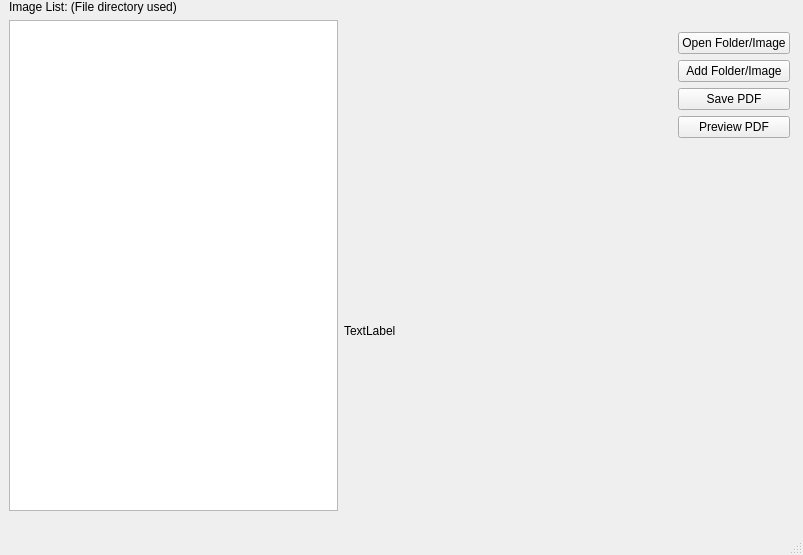
<?xml version="1.0" encoding="UTF-8"?>
<ui version="4.0">
 <class>MainWindow</class>
 <widget class="QMainWindow" name="MainWindow">
  <property name="geometry">
   <rect>
    <x>0</x>
    <y>0</y>
    <width>803</width>
    <height>555</height>
   </rect>
  </property>
  <property name="windowTitle">
   <string>MainWindow</string>
  </property>
  <widget class="QWidget" name="centralwidget">
   <widget class="QWidget" name="gridLayoutWidget">
    <property name="geometry">
     <rect>
      <x>9</x>
      <y>0</y>
      <width>781</width>
      <height>511</height>
     </rect>
    </property>
    <layout class="QGridLayout" name="gridLayout">
     <item row="1" column="0" rowspan="8">
      <widget class="QListView" name="ImagesList"/>
     </item>
     <item row="6" column="2">
      <widget class="QPushButton" name="pushButton_3">
       <property name="text">
        <string>Preview PDF</string>
       </property>
      </widget>
     </item>
     <item row="3" column="2">
      <widget class="QPushButton" name="pushButton">
       <property name="text">
        <string>Open Folder/Image</string>
       </property>
      </widget>
     </item>
     <item row="5" column="2">
      <widget class="QPushButton" name="pushButton_2">
       <property name="text">
        <string>Save PDF</string>
       </property>
      </widget>
     </item>
     <item row="8" column="2">
      <spacer name="verticalSpacer">
       <property name="orientation">
        <enum>Qt::Vertical</enum>
       </property>
       <property name="sizeHint" stdset="0">
        <size>
         <width>20</width>
         <height>40</height>
        </size>
       </property>
      </spacer>
     </item>
     <item row="8" column="1">
      <widget class="QLabel" name="Image_Display_Label">
       <property name="text">
        <string>TextLabel</string>
       </property>
      </widget>
     </item>
     <item row="0" column="0">
      <widget class="QLabel" name="label">
       <property name="text">
        <string>Image List: (File directory used)</string>
       </property>
      </widget>
     </item>
     <item row="3" column="1">
      <spacer name="horizontalSpacer">
       <property name="orientation">
        <enum>Qt::Horizontal</enum>
       </property>
       <property name="sizeHint" stdset="0">
        <size>
         <width>40</width>
         <height>20</height>
        </size>
       </property>
      </spacer>
     </item>
     <item row="4" column="2">
      <widget class="QPushButton" name="pushButton_4">
       <property name="text">
        <string>Add Folder/Image</string>
       </property>
      </widget>
     </item>
    </layout>
   </widget>
  </widget>
  <widget class="QMenuBar" name="menubar">
   <property name="geometry">
    <rect>
     <x>0</x>
     <y>0</y>
     <width>803</width>
     <height>21</height>
    </rect>
   </property>
  </widget>
  <widget class="QStatusBar" name="statusbar"/>
 </widget>
 <resources/>
 <connections/>
</ui>
